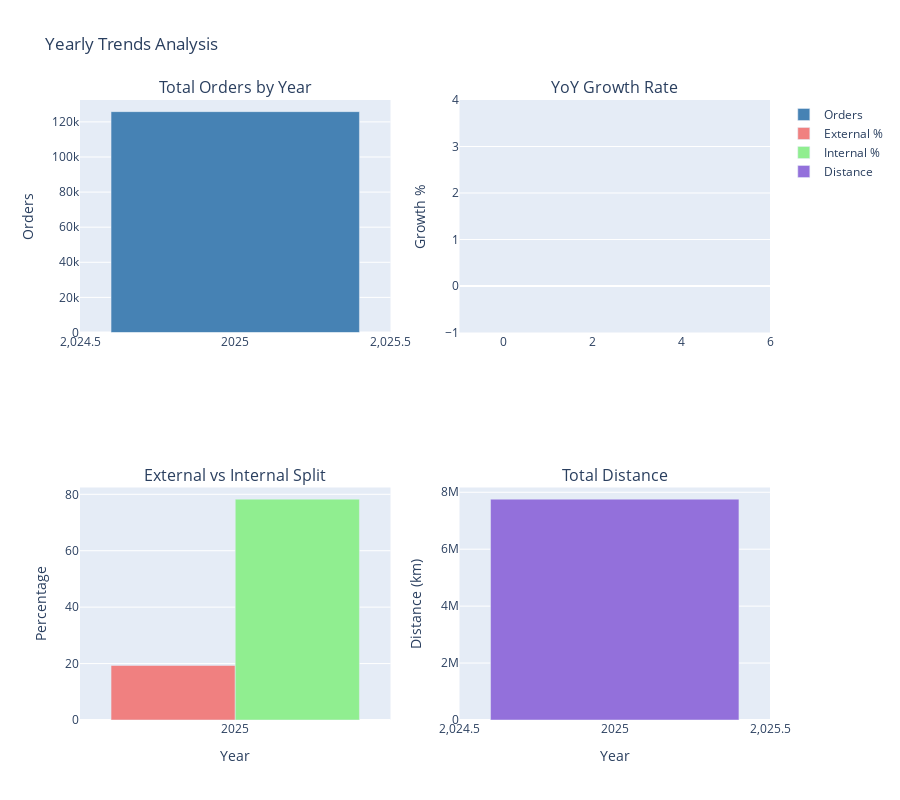

The notebook cell this image was saved under:
### Markdown cell above
## 5. Year-over-Year Growth Analysis

### Code cell
# Calculate year-over-year growth
yearly_totals = df_total.groupby('year').agg({
    'total_orders': 'sum',
    'external_driver_orders': 'sum',
    'internal_driver_orders': 'sum',
    'total_distance_km': 'sum'
}).reset_index()

yearly_totals['yoy_growth'] = yearly_totals['total_orders'].pct_change() * 100
yearly_totals['external_pct'] = (yearly_totals['external_driver_orders'] / yearly_totals['total_orders']) * 100
yearly_totals['internal_pct'] = (yearly_totals['internal_driver_orders'] / yearly_totals['total_orders']) * 100

print("\n=== Year-over-Year Analysis ===")
display(yearly_totals)

# Visualize yearly trends
fig = make_subplots(
    rows=2, cols=2,
    subplot_titles=('Total Orders by Year', 'YoY Growth Rate',
                   'External vs Internal Split', 'Total Distance')
)

# Total orders
fig.add_trace(
    go.Bar(x=yearly_totals['year'], y=yearly_totals['total_orders'],
           marker_color='steelblue', name='Orders'),
    row=1, col=1
)

# YoY growth
fig.add_trace(
    go.Bar(x=yearly_totals['year'][1:], y=yearly_totals['yoy_growth'][1:],
           marker_color='coral', name='Growth %'),
    row=1, col=2
)

# External vs Internal
fig.add_trace(
    go.Bar(x=yearly_totals['year'], y=yearly_totals['external_pct'],
           name='External %', marker_color='lightcoral'),
    row=2, col=1
)
fig.add_trace(
    go.Bar(x=yearly_totals['year'], y=yearly_totals['internal_pct'],
           name='Internal %', marker_color='lightgreen'),
    row=2, col=1
)

# Total distance
fig.add_trace(
    go.Bar(x=yearly_totals['year'], y=yearly_totals['total_distance_km'],
           marker_color='mediumpurple', name='Distance'),
    row=2, col=2
)

fig.update_layout(height=800, showlegend=True, title_text="Yearly Trends Analysis")
fig.update_xaxes(title_text="Year", row=2, col=1)
fig.update_xaxes(title_text="Year", row=2, col=2)
fig.update_yaxes(title_text="Orders", row=1, col=1)
fig.update_yaxes(title_text="Growth %", row=1, col=2)
fig.update_yaxes(title_text="Percentage", row=2, col=1)
fig.update_yaxes(title_text="Distance (km)", row=2, col=2)

fig.write_html('../results/yearly_trends_analysis.html')
fig.show()

# Calculate average growth rate
avg_growth = yearly_totals['yoy_growth'].mean()
print(f"\n📈 Average YoY growth rate: {avg_growth:.2f}%")

### Figure 1 — Plotly figure (JSON) as saved in the notebook; plotly's stock layout.template omitted (floating-point values rounded to 4 significant figures)
{"data": [{"marker": {"color": "steelblue"}, "name": "Orders", "type": "bar", "x": [2025], "xaxis": "x", "y": [125835], "yaxis": "y"}, {"marker": {"color": "coral"}, "name": "Growth %", "type": "bar", "x": [], "xaxis": "x2", "y": [], "yaxis": "y2"}, {"marker": {"color": "lightcoral"}, "name": "External %", "type": "bar", "x": [2025], "xaxis": "x3", "y": [19.33], "yaxis": "y3"}, {"marker": {"color": "lightgreen"}, "name": "Internal %", "type": "bar", "x": [2025], "xaxis": "x3", "y": [78.29], "yaxis": "y3"}, {"marker": {"color": "mediumpurple"}, "name": "Distance", "type": "bar", "x": [2025], "xaxis": "x4", "y": [7759000.0], "yaxis": "y4"}], "layout": {"annotations": [{"font": {"size": 16}, "showarrow": false, "text": "Total Orders by Year", "x": 0.225, "xanchor": "center", "xref": "paper", "y": 1, "yanchor": "bottom", "yref": "paper"}, {"font": {"size": 16}, "showarrow": false, "text": "YoY Growth Rate", "x": 0.775, "xanchor": "center", "xref": "paper", "y": 1, "yanchor": "bottom", "yref": "paper"}, {"font": {"size": 16}, "showarrow": false, "text": "External vs Internal Split", "x": 0.225, "xanchor": "center", "xref": "paper", "y": 0.375, "yanchor": "bottom", "yref": "paper"}, {"font": {"size": 16}, "showarrow": false, "text": "Total Distance", "x": 0.775, "xanchor": "center", "xref": "paper", "y": 0.375, "yanchor": "bottom", "yref": "paper"}], "height": 800, "showlegend": true, "title": {"text": "Yearly Trends Analysis"}, "xaxis": {"anchor": "y", "domain": [0, 0.45]}, "xaxis2": {"anchor": "y2", "domain": [0.55, 1]}, "xaxis3": {"anchor": "y3", "domain": [0, 0.45], "title": {"text": "Year"}}, "xaxis4": {"anchor": "y4", "domain": [0.55, 1], "title": {"text": "Year"}}, "yaxis": {"anchor": "x", "domain": [0.625, 1], "title": {"text": "Orders"}}, "yaxis2": {"anchor": "x2", "domain": [0.625, 1], "title": {"text": "Growth %"}}, "yaxis3": {"anchor": "x3", "domain": [0, 0.375], "title": {"text": "Percentage"}}, "yaxis4": {"anchor": "x4", "domain": [0, 0.375], "title": {"text": "Distance (km)"}}}}
